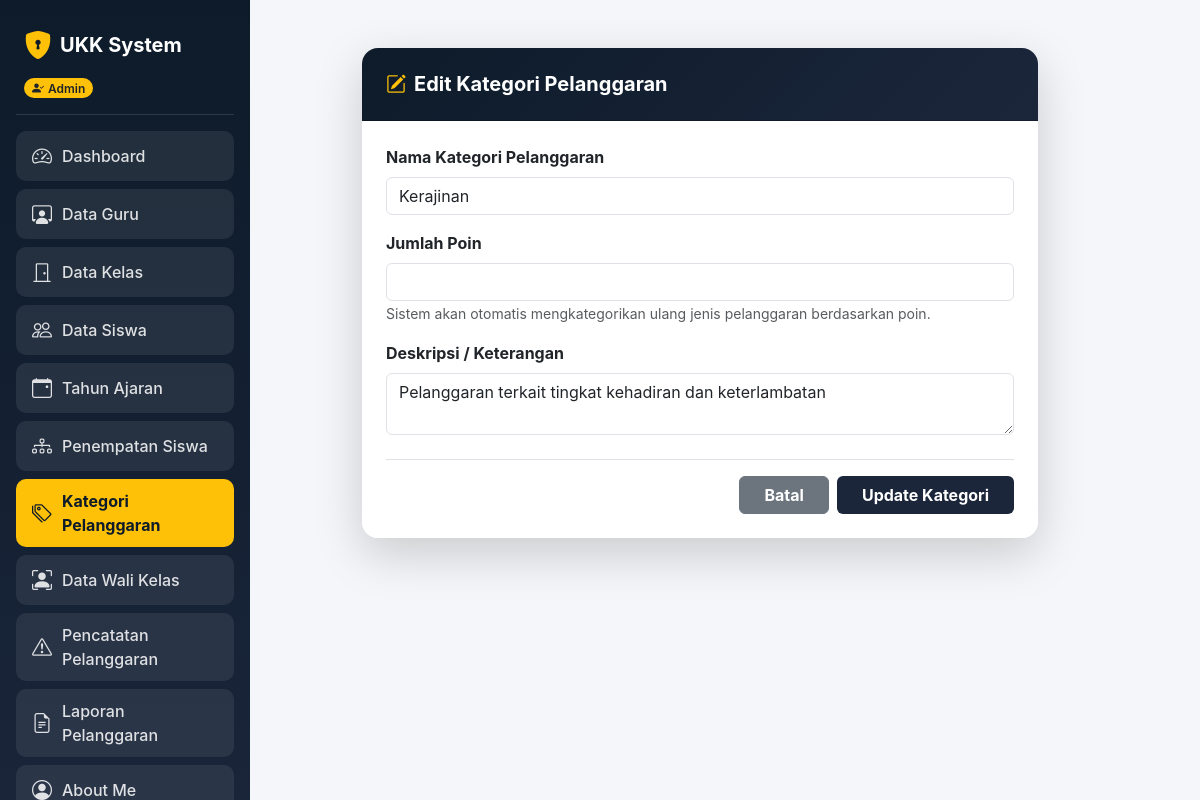
Screenshot of /kategori/kategori_edit.php?id=1 (signed in) with the database file from the repository.
### tables this page shows
CREATE TABLE `t_pelanggaran_kategori` (
  `id` int(11) NOT NULL,
  `nama` varchar(100) DEFAULT NULL,
  `deskripsi` text NOT NULL,
  `status_aktif` tinyint(1) NOT NULL,
  `created_at` timestamp NOT NULL DEFAULT current_timestamp(),
  `updated_at` timestamp NOT NULL DEFAULT current_timestamp()
);

### kategori/kategori_edit.php (the view, shortened to what this page needs)
<?php
include '../koneksi.php';
$role = $_SESSION['role'];
$id = $_GET['id'] ?? '';
$id = mysqli_real_escape_string($koneksi, $id);
$q_data = mysqli_query($koneksi, "SELECT * FROM t_pelanggaran_kategori WHERE id = '$id'");
$data   = mysqli_fetch_assoc($q_data);
?>
<!DOCTYPE html>
<html lang="id">
<head>
  <link href="https://cdn.jsdelivr.net/npm/bootstrap@5.3.0/dist/css/bootstrap.min.css" rel="stylesheet">
  <link rel="stylesheet" href="https://cdn.jsdelivr.net/npm/bootstrap-icons@1.11.1/font/bootstrap-icons.css">
</head>
<body>
  <div class="container-fluid">
    <div class="row">
      <div class="col-md-3 col-lg-2 sidebar p-3 text-white">
        <div class="d-flex align-items-center gap-2 mb-2 px-2 mt-2">
          <i class="bi bi-shield-lock-fill fs-3 text-warning"></i>
          <h4 class="mb-0 fw-bold fs-5">UKK System</h4>
        </div>
        <div class="px-2 mb-3">
          <span class="badge bg-warning text-dark px-2 py-1 rounded-pill fw-semibold"><i class="bi bi-person-check-fill me-1"></i><?= $role; ?></span>
        </div>
        <hr class="text-white-50">
        <ul class="nav flex-column mb-auto">
          <li class="nav-item"><a href="../dashboard.php?tab=menu1" class="nav-link-custom"><i class="bi bi-speedometer2 fs-5"></i><span>Dashboard</span></a></li>
          <li class="nav-item"><a href="../dashboard.php?tab=menu2" class="nav-link-custom"><i class="bi bi-person-workspace fs-5"></i><span>Data Guru</span></a></li>
          <li class="nav-item"><a href="../dashboard.php?tab=menu3" class="nav-link-custom"><i class="bi bi-door-closed fs-5"></i><span>Data Kelas</span></a></li>
          <li class="nav-item"><a href="../dashboard.php?tab=menu4" class="nav-link-custom"><i class="bi bi-people fs-5"></i><span>Data Siswa</span></a></li>
          <li class="nav-item"><a href="../dashboard.php?tab=menu5" class="nav-link-custom"><i class="bi bi-calendar-event fs-5"></i><span>Tahun Ajaran</span></a></li>
          <li class="nav-item"><a href="../dashboard.php?tab=menu6" class="nav-link-custom"><i class="bi bi-diagram-3 fs-5"></i><span>Penempatan Siswa</span></a></li>
          <li class="nav-item"><a href="../dashboard.php?tab=menu7" class="nav-link-custom" style="background-color: #ffc107; color: #0d1b2a; font-weight: 700;"><i class="bi bi-tags fs-5"></i><span>Kategori Pelanggaran</span></a></li>
          <li class="nav-item"><a href="../dashboard.php?tab=menu8" class="nav-link-custom"><i class="bi bi-person-bounding-box fs-5"></i><span>Data Wali Kelas</span></a></li>
          <li class="nav-item"><a href="../dashboard.php?tab=menu9" class="nav-link-custom"><i class="bi bi-exclamation-triangle fs-5"></i><span>Pencatatan Pelanggaran</span></a></li>
          <li class="nav-item"><a href="../dashboard.php?tab=menu10" class="nav-link-custom"><i class="bi bi-file-earmark-text fs-5"></i><span>Laporan Pelanggaran</span></a></li>
          <li class="nav-item"><a href="../dashboard.php?tab=menu_about" class="nav-link-custom"><i class="bi bi-person-circle fs-5"></i><span>About Me</span></a></li>
        </ul>
      </div>
      <main class="col-md-9 col-lg-10 p-4 ms-auto">
        <div class="container py-4" style="max-width: 700px;">
          <form action="" method="POST">
            <div class="card shadow-lg border-0 rounded-4 overflow-hidden">
              <div class="card-header text-white p-4" style="background: linear-gradient(135deg, #0d1b2a 0%, #1b263b 100%);">
                <h5 class="mb-0 fw-bold"><i class="bi bi-pencil-square me-2 text-warning"></i>Edit Kategori Pelanggaran</h5>
              </div>
              <div class="card-body p-4 bg-white">
                <div class="mb-3">
                  <label class="form-label fw-bold">Nama Kategori Pelanggaran</label>
                  <input type="text" name="nama_kategori" class="form-control" value="<?= htmlspecialchars($data['nama'] ?? $data['nama_kategori'] ?? ''); ?>" required>
                </div>
                <div class="mb-3">
                  <label class="form-label fw-bold">Jumlah Poin</label>
                  <input type="number" name="poin" class="form-control" value="<?= htmlspecialchars($data['poin'] ?? ''); ?>" required>
                  <small class="text-muted">Sistem akan otomatis mengkategorikan ulang jenis pelanggaran berdasarkan poin.</small>
                </div>
                <div class="mb-4">
                  <label class="form-label fw-bold">Deskripsi / Keterangan</label>
                  <textarea name="deskripsi" class="form-control" rows="2"><?= htmlspecialchars($data['deskripsi'] ?? ''); ?></textarea>
                </div>
                <div class="pt-3 border-top d-flex gap-2 justify-content-end">
                  <a href="../dashboard.php?tab=menu7" class="btn btn-secondary px-4 fw-bold">Batal</a>
                  <button type="submit" name="update" class="btn text-white px-4 fw-bold" style="background-color: #1b263b;">Update Kategori</button>
                </div>
              </div>
            </div>
          </form>
        </div>
      </main>
    </div>
  </div>
</body>
</html>

### kategori/kategori_edit.php (style rules this page uses)
body { font-family: 'Inter', sans-serif; background-color: #f4f6f9; color: #333; }
.sidebar { background: linear-gradient(180deg, #0d1b2a 0%, #1b263b 100%); min-height: 100vh; position: fixed; top: 0; left: 0; width: 250px; z-index: 1000; }
.sidebar .nav-link-custom { color: rgba(255, 255, 255, 0.85); background-color: rgba(255, 255, 255, 0.08); border-radius: 10px; padding: 10px 16px; margin-bottom: 8px; font-weight: 500; display: flex; align-items: center; gap: 10px; text-decoration: none; }
main { margin-left: 250px; }

### rows the page displays
t_pelanggaran_kategori: nama_kategori "Kerajinan", deskripsi "Pelanggaran terkait tingkat kehadiran dan keterlambatan"

### other values shown
$role "Admin"
